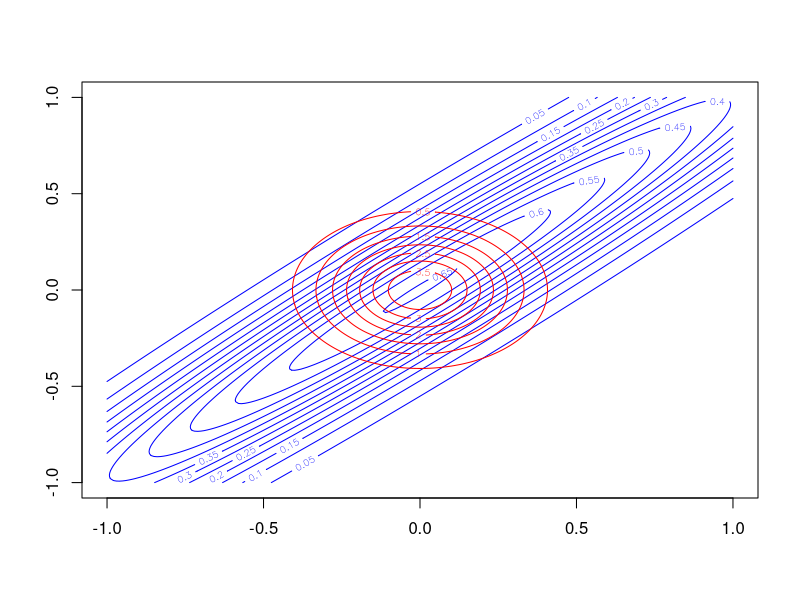
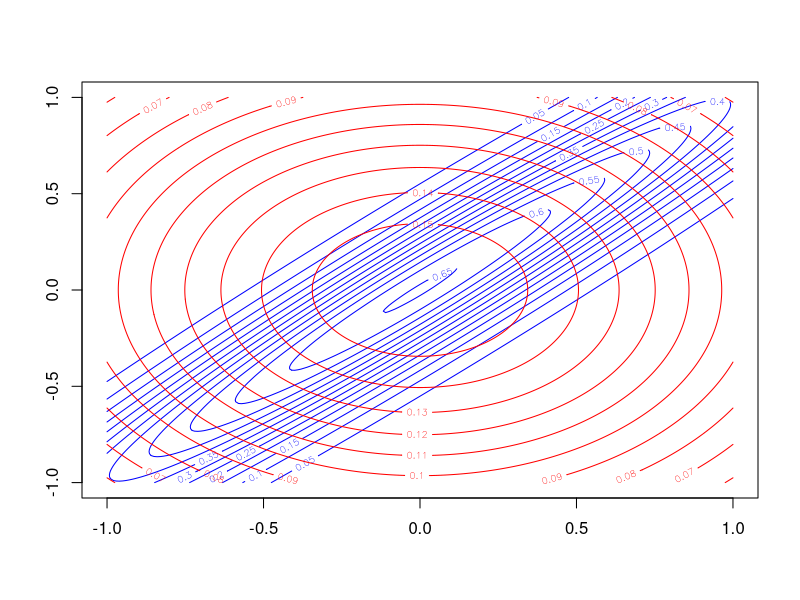

The R source for these figures, in order:
# Description: 
#   Plot KL(p,q) and KL(q,p) for 2d Gaussian.
#
# Details:
#   Chapter 21 of Kevin Murphy's book `Machine Learning: a 
#   probabilistic approach` provides a detailed explanation.
#   It doesn't provide much in the way of code though.  
#   This Gist is a brief demo of the KL(p,q) and KL(q,p) 
#   for 2d Gaussian, as described on pages 734.
#
# License: GNU v3
#
# Date: October 18, 2016
#
# Authors:
#    Rcode was modified by Jiali Lin.
#    Depts. of Statistics, Virginia Tech,
#    Hutcheson Hall, 403K, Blacksburg, VA 24061 
#
# References:
#    https://pmtk3.googlecode.com.

rm(list = ls())

library(matlab)
library(mvtnorm)

mu <- c(0, 0)

Sigma <- matrix(c(1, 0.97, 0.97, 1), ncol = 2);
SigmaKLa <- diag(2)/25;
SigmaKLb <- diag(2);


x1 <- seq(-1, 1, 0.01);
x2 <- x1;

n1 <- length(x1);
n2 <- length(x2);

f <- matrix(NA, nrow = n1, ncol = n2); 
klqp <- f;
klpq <- f;

for (i in 1:n1){
  f[i, ] <- dmvnorm(cbind(rep(x1[i], n2), x2), mu, Sigma);
  klqp[i, ] <- dmvnorm(cbind(rep(x1[i], n2), x2), mu, SigmaKLa);
  klpq[i, ] <- dmvnorm(cbind(rep(x1[i], n2), x2), mu, SigmaKLb);
}

# figure(a)
contour(x1, x2, f, col = "blue")
contour(x1, x2, klqp, add = TRUE, col = "red") 

# figure(b)
contour(x1, x2, f, col = "blue")
contour(x1, x2, klpq, add = TRUE, col = "red") 
